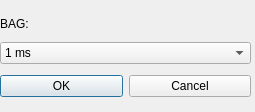
<?xml version="1.0" encoding="UTF-8"?>
<ui version="4.0">
 <class>BagDialog</class>
 <widget class="QDialog" name="BagDialog">
  <property name="geometry">
   <rect>
    <x>0</x>
    <y>0</y>
    <width>255</width>
    <height>112</height>
   </rect>
  </property>
  <property name="minimumSize">
   <size>
    <width>255</width>
    <height>112</height>
   </size>
  </property>
  <property name="maximumSize">
   <size>
    <width>255</width>
    <height>112</height>
   </size>
  </property>
  <property name="windowTitle">
   <string>Dialog</string>
  </property>
  <widget class="QWidget" name="layoutWidget">
   <property name="geometry">
    <rect>
     <x>0</x>
     <y>12</y>
     <width>251</width>
     <height>91</height>
    </rect>
   </property>
   <layout class="QVBoxLayout" name="verticalLayout">
    <property name="sizeConstraint">
     <enum>QLayout::SetNoConstraint</enum>
    </property>
    <item>
     <widget class="QLabel" name="bagLabel">
      <property name="sizePolicy">
       <sizepolicy hsizetype="Preferred" vsizetype="Fixed">
        <horstretch>0</horstretch>
        <verstretch>0</verstretch>
       </sizepolicy>
      </property>
      <property name="text">
       <string>BAG:</string>
      </property>
     </widget>
    </item>
    <item>
     <widget class="QComboBox" name="bag">
      <item>
       <property name="text">
        <string>1 ms</string>
       </property>
      </item>
      <item>
       <property name="text">
        <string>2 ms</string>
       </property>
      </item>
      <item>
       <property name="text">
        <string>4 ms</string>
       </property>
      </item>
      <item>
       <property name="text">
        <string>8 ms</string>
       </property>
      </item>
      <item>
       <property name="text">
        <string>16 ms</string>
       </property>
      </item>
      <item>
       <property name="text">
        <string>32 ms</string>
       </property>
      </item>
      <item>
       <property name="text">
        <string>64 ms</string>
       </property>
      </item>
      <item>
       <property name="text">
        <string>128 ms</string>
       </property>
      </item>
     </widget>
    </item>
    <item>
     <layout class="QHBoxLayout" name="horizontalLayout">
      <item>
       <widget class="QPushButton" name="OK">
        <property name="text">
         <string>OK</string>
        </property>
       </widget>
      </item>
      <item>
       <widget class="QPushButton" name="Cancel">
        <property name="text">
         <string>Cancel</string>
        </property>
       </widget>
      </item>
     </layout>
    </item>
   </layout>
  </widget>
 </widget>
 <resources/>
 <connections>
  <connection>
   <sender>OK</sender>
   <signal>clicked()</signal>
   <receiver>BagDialog</receiver>
   <slot>accept()</slot>
   <hints>
    <hint type="sourcelabel">
     <x>61</x>
     <y>240</y>
    </hint>
    <hint type="destinationlabel">
     <x>70</x>
     <y>265</y>
    </hint>
   </hints>
  </connection>
  <connection>
   <sender>Cancel</sender>
   <signal>clicked()</signal>
   <receiver>BagDialog</receiver>
   <slot>reject()</slot>
   <hints>
    <hint type="sourcelabel">
     <x>184</x>
     <y>247</y>
    </hint>
    <hint type="destinationlabel">
     <x>195</x>
     <y>267</y>
    </hint>
   </hints>
  </connection>
 </connections>
</ui>
